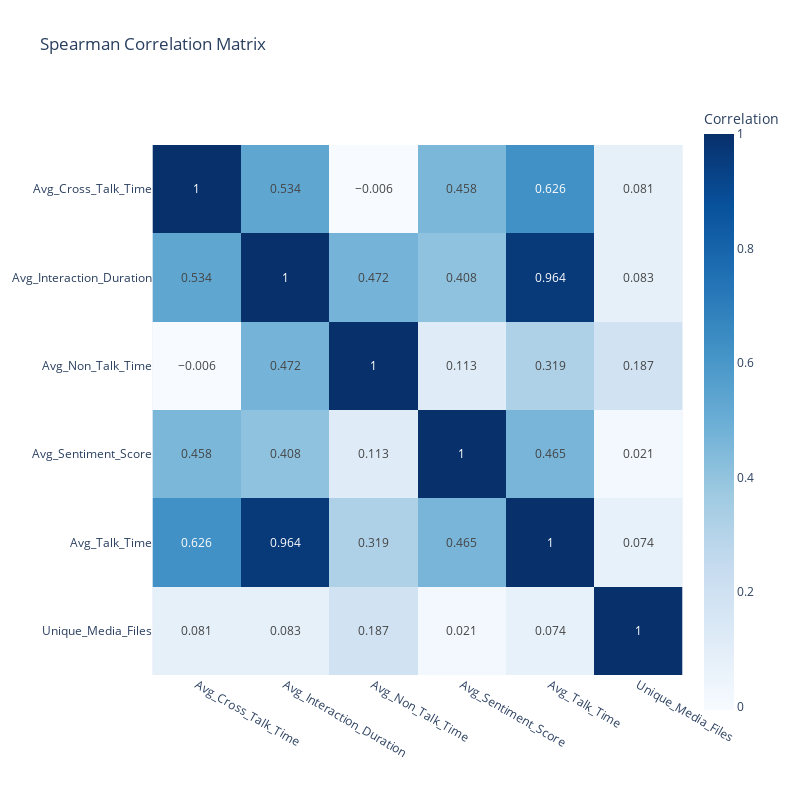

This figure's notebook cell:
### Code cell
fig = px.imshow(corr_spearman,text_auto=True, color_continuous_scale='Blues',title='Spearman Correlation Matrix',width=800, height=800,labels=dict({'color':'Correlation'}),)
fig.show()

### Figure 1 — Plotly figure (JSON) as saved in the notebook; plotly's stock layout.template omitted (floating-point values rounded to 4 significant figures)
{"data": [{"coloraxis": "coloraxis", "hovertemplate": "x: %{x}<br>y: %{y}<br>Correlation: %{z}<extra></extra>", "name": "0", "texttemplate": "%{z}", "type": "heatmap", "x": ["Avg_Cross_Talk_Time", "Avg_Interaction_Duration", "Avg_Non_Talk_Time", "Avg_Sentiment_Score", "Avg_Talk_Time", "Unique_Media_Files"], "xaxis": "x", "y": ["Avg_Cross_Talk_Time", "Avg_Interaction_Duration", "Avg_Non_Talk_Time", "Avg_Sentiment_Score", "Avg_Talk_Time", "Unique_Media_Files"], "yaxis": "y", "z": [[1, 0.534, -0.006, 0.458, 0.626, 0.081], [0.534, 1, 0.472, 0.408, 0.964, 0.083], [-0.006, 0.472, 1, 0.113, 0.319, 0.187], [0.458, 0.408, 0.113, 1, 0.465, 0.021], [0.626, 0.964, 0.319, 0.465, 1, 0.074], [0.081, 0.083, 0.187, 0.021, 0.074, 1]]}], "layout": {"coloraxis": {"colorbar": {"title": {"text": "Correlation"}}, "colorscale": [[0, "rgb(247,251,255)"], [0.125, "rgb(222,235,247)"], [0.25, "rgb(198,219,239)"], [0.375, "rgb(158,202,225)"], [0.5, "rgb(107,174,214)"], [0.625, "rgb(66,146,198)"], [0.75, "rgb(33,113,181)"], [0.875, "rgb(8,81,156)"], [1, "rgb(8,48,107)"]]}, "height": 800, "title": {"text": "Spearman Correlation Matrix"}, "width": 800, "xaxis": {"anchor": "y", "constrain": "domain", "domain": [0, 1], "scaleanchor": "y"}, "yaxis": {"anchor": "x", "autorange": "reversed", "constrain": "domain", "domain": [0, 1]}}}
